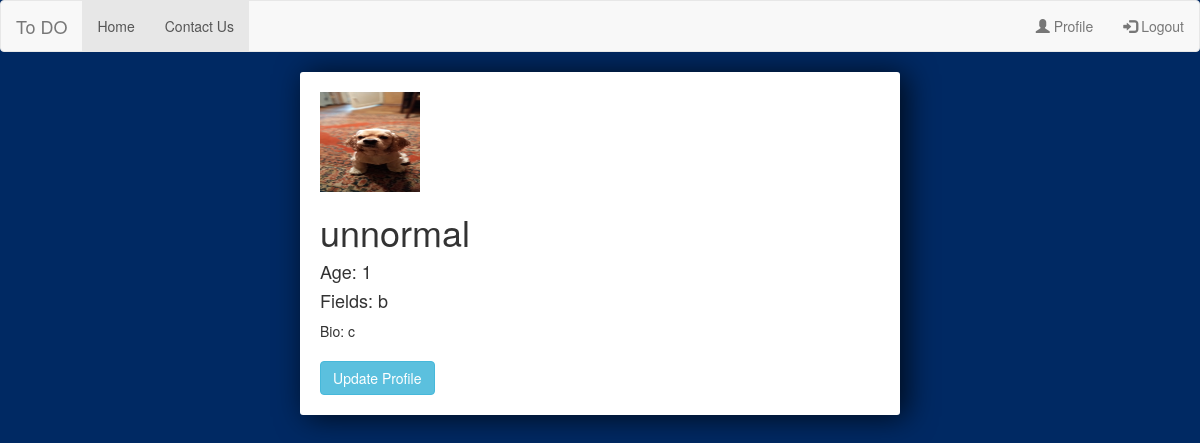
Screenshot of /user/profile/3/ (signed in) with the database file from the repository.
### user/models.py (models this page shows, shortened)
class Profile(models.Model):
    user = models.OneToOneField(User, on_delete=models.CASCADE)
    age = models.IntegerField(blank=True, null=True)
    field = models.CharField(max_length=50)
    bio = models.TextField(null=True, blank=True)
    image = models.ImageField(upload_to="profile_images", default="static/user/images/default.png")

### user/views.py (the view)
# urls.py: path('profile/<int:user_id>/', views.get_profile, name='profile'),
@login_required
def get_profile(request, user_id):
    try:
        profile = Profile.objects.get(user_id=request.user.id)
    except Profile.DoesNotExist:
        return redirect('home')
    return render(request, 'user/user_profile.html', {'profile': profile})

### user/templates/user/user_profile.html
{% extends 'tasks/base.html' %}
{% load crispy_forms_tags %}
{% load static %}
{% block content %}
<div class="center-column">
    <img src="{{ profile.image.url }}" alt="" width="100" height="100">
    <h1>{{ profile.user }}</h1>
    {% if profile.age %}
    <h4>Age: {{ profile.age }}</h4>
    {% endif %}
    {% if profile.field %}
    <h4>Fields: {{ profile.field }}</h4>
    {% endif %}
    {% if profile.bio %}
    Bio: {{ profile.bio }}<br><br>
        {% endif %}
    {% if request.user == profile.user %}
        <a class="btn btn-info" href="{% url 'update_profile' request.user.id %}">Update Profile</a>
    {% endif %}
</div>
{% endblock %}

### tasks/static/tasks/style.css (style rules this page uses)
body { background-color: #002963; }
.center-column { width:600px; margin: 20px auto; padding:20px; background-color: #fff; border-radius: 3px; box-shadow: 6px 2px 30px 0px rgba(0,0,0,0.75); }
a { color: #fff; text-decoration: none; }

### rows the page displays
Profile: image (picture), user "unnormal", age "1", field "b", bio "c"
